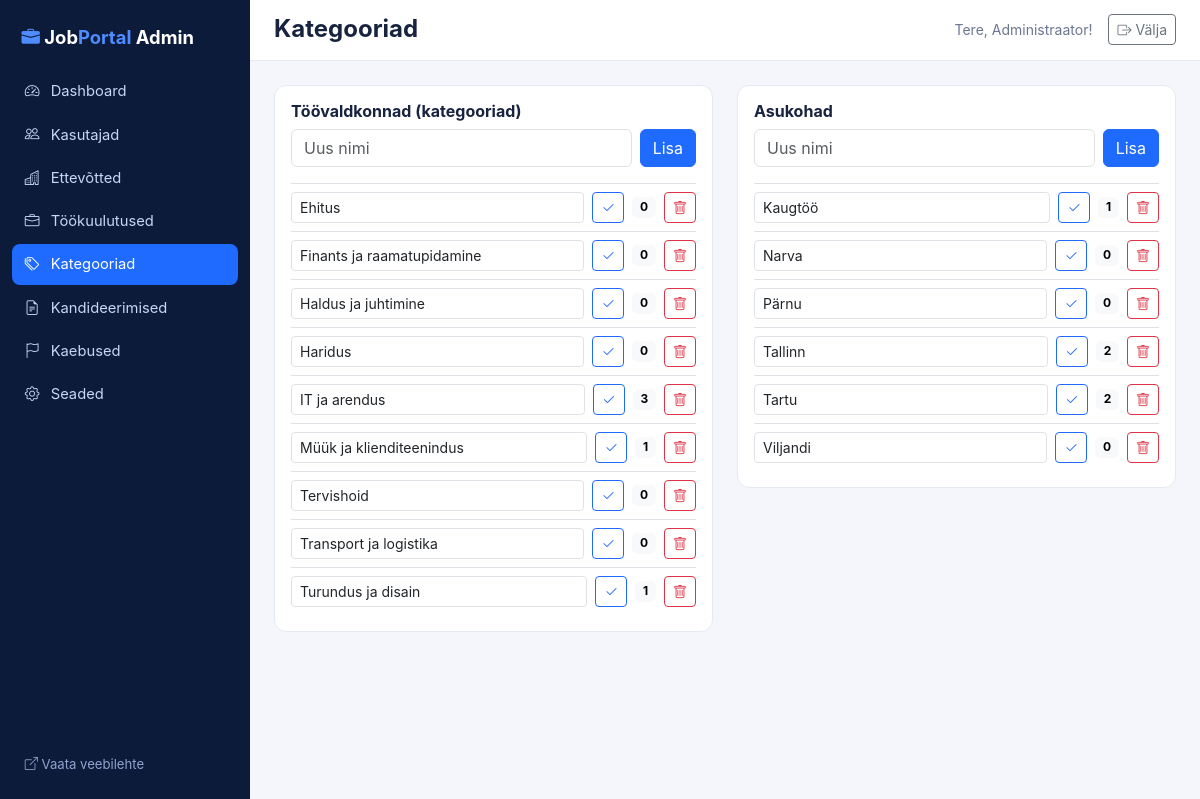
/jobportal_admin/index.php?page=categories (signed in), run on the app's committed database.
### tables this page shows
CREATE TABLE users (
  id INT UNSIGNED AUTO_INCREMENT PRIMARY KEY,
  name VARCHAR(120) NOT NULL,
  email VARCHAR(190) NOT NULL UNIQUE,
  password VARCHAR(255) NOT NULL,
  role ENUM('user','employer','admin') NOT NULL DEFAULT 'user',
  phone VARCHAR(40) NULL,
  city VARCHAR(80) NULL,
  about TEXT NULL,
  status ENUM('active','blocked') NOT NULL DEFAULT 'active',
  created_at TIMESTAMP NOT NULL DEFAULT CURRENT_TIMESTAMP
);

CREATE TABLE categories (
  id INT UNSIGNED AUTO_INCREMENT PRIMARY KEY,
  name VARCHAR(100) NOT NULL UNIQUE
);

CREATE TABLE job_locations (
  id INT UNSIGNED AUTO_INCREMENT PRIMARY KEY,
  name VARCHAR(100) NOT NULL UNIQUE
);

### inc/functions.php (called while the page is built, shortened)
<?php
function e($v): string
{
    return htmlspecialchars((string)$v, ENT_QUOTES, 'UTF-8');
}
function base_index(): string
{
    return defined('IS_ADMIN_APP') ? 'index.php' : 'index.php';
}
function url(string $page = 'start', array $params = []): string
{
    $q = ['page' => $page] + $params;
    return base_index() . '?' . http_build_query($q);
}
function front_url(string $page = 'start', array $params = []): string
{
    $prefix = defined('IS_ADMIN_APP') ? '../' : '';
    return $prefix . 'index.php?' . http_build_query(['page' => $page] + $params);
}
function asset(string $path): string
{
    $prefix = defined('IS_ADMIN_APP') ? '../' : '';
    return $prefix . 'public/' . ltrim($path, '/');
}
function current_user(): ?array
{
    static $user = false;
    if ($user === false) {
        $user = null;
        if (!empty($_SESSION['user_id'])) {
            $st = db()->prepare('SELECT * FROM users WHERE id = ?');
            $st->execute([$_SESSION['user_id']]);
            $u = $st->fetch();
            if ($u && $u['status'] === 'active') {
                $user = $u;
            } else {
                unset($_SESSION['user_id']);
            }
        }
    }
    return $user;
}
function render(string $view, array $data = [], string $layout = 'layout'): void
{
    $viewDir = defined('IS_ADMIN_APP') ? __DIR__ . '/../jobportal_admin/viewAdmin' : __DIR__ . '/../view';
    extract($data, EXTR_SKIP);
    require $viewDir . '/' . $view . '.php';
    $content = ob_get_clean();
    require $viewDir . '/' . $layout . '.php';
}

### jobportal_admin/controllerAdmin/AdminCategoryController.php (called while the page is built, shortened)
<?php
class AdminCategoryController
{
    public function index(): void
    {
        render('categories', [
            'title'      => 'Kategooriad',
            'categories' => AdminData::lookup('category'),
            'locations'  => AdminData::lookup('location'),
        ]);
    }
}

### jobportal_admin/index.php (called while the page is built, shortened)
<?php
require __DIR__ . '/../inc/database.php';
require __DIR__ . '/../inc/functions.php';
$routes = require __DIR__ . '/routeAdmin/routing.php';
$page = (string)($_GET['page'] ?? 'dashboard');
[$class, $method] = $routes[$page];
$opts = $routes[$page][2] ?? [];
if (empty($opts['public'])) {
    $u = current_user();
}
(new $class())->$method();

### inc/database.php (called while the page is built, shortened)
<?php
function db(): PDO
{
    static $pdo = null;
    if ($pdo === null) {
        $dsn = 'mysql:host=' . DB_HOST . ';dbname=' . DB_NAME . ';charset=utf8mb4';
        try {
            $pdo = new PDO($dsn, DB_USER, DB_PASS, [
                PDO::ATTR_ERRMODE            => PDO::ERRMODE_EXCEPTION,
                PDO::ATTR_DEFAULT_FETCH_MODE => PDO::FETCH_ASSOC,
                PDO::ATTR_EMULATE_PREPARES   => false,
            ]);
        } catch (PDOException $e) {
            http_response_code(500);
            $detail = getenv('APP_DEBUG') ? "\n\nPõhjus: " . $e->getMessage() . "\nHost: " . DB_HOST . ', andmebaas: ' . DB_NAME . ', kasutaja: ' . DB_USER : '';
            exit('Andmebaasiga ühendamine ebaõnnestus. Kontrolli inc/database.php seadeid ja impordi database.sql.' . $detail);
        }
    }
    return $pdo;
}

### jobportal_admin/modelAdmin/AdminData.php (called while the page is built, shortened)
<?php
class AdminData
{
    private static function all(string $sql, array $p = []): array
    {
        $st = db()->prepare($sql);
        $st->execute($p);
        return $st->fetchAll();
    }
    private static function table(string $type): string
    {
        return $type === 'location' ? 'job_locations' : 'categories';
    }
    public static function lookup(string $type): array
    {
        $t = self::table($type);
        $fk = $type === 'location' ? 'location_id' : 'category_id';
        return self::all("SELECT x.*, (SELECT COUNT(*) FROM jobs j WHERE j.$fk = x.id) AS uses FROM $t x ORDER BY x.name");
    }
}

### jobportal_admin/viewAdmin/categories.php (the view, shortened to what this page needs)
<?php
$blocks = ['category' => ['Töövaldkonnad (kategooriad)', $categories], 'location' => ['Asukohad', $locations]];
?>
<div class="row g-4">
<?php foreach ($blocks as $type => [$heading, $rows]): ?>
    <div class="col-lg-6"><div class="panel p-3">
        <h2 class="h6 fw-bold"><?= e($heading) ?></h2>
        <form method="post" action="<?= e(url('category_save')) ?>" class="d-flex gap-2 mb-3"><?= csrf_field() ?>
            <input name="name" class="form-control" placeholder="Uus nimi" required maxlength="100"><button class="btn btn-primary">Lisa</button></form>
        <?php foreach ($rows as $r): ?>
            <div class="d-flex gap-2 align-items-center border-top py-2">
                <form method="post" action="<?= e(url('category_save')) ?>" class="d-flex gap-2 flex-grow-1"><?= csrf_field() ?>
                    <input name="name" class="form-control form-control-sm" value="<?= e($r['name']) ?>" required maxlength="100">
                    <button class="btn btn-sm btn-outline-primary" title="Salvesta"><i class="bi bi-check2"></i></button></form>
                <span class="badge text-bg-light" title="Kasutusi kuulutustes"><?= (int)$r['uses'] ?></span>
                <form method="post" action="<?= e(url('category_delete')) ?>" onsubmit="return confirm('Kustutan? Kuulutustes jääb väli tühjaks.')"><?= csrf_field() ?>
                    <button class="btn btn-sm btn-outline-danger"><i class="bi bi-trash"></i></button></form>
            </div>
        <?php endforeach; ?>
    </div></div>
<?php endforeach; ?>
</div>

### jobportal_admin/viewAdmin/layout.php (shortened to what this page needs)
<?php
$cur = $_GET['page'] ?? 'dashboard';
$me = current_user();
$items = [
    ['dashboard', 'speedometer2', 'Dashboard'],
    ['users', 'people', 'Kasutajad'],
    ['companies', 'buildings', 'Ettevõtted'],
    ['jobs', 'briefcase', 'Töökuulutused'],
    ['categories', 'tags', 'Kategooriad'],
    ['applications', 'file-earmark-text', 'Kandideerimised'],
    ['reports', 'flag', 'Kaebused'],
    ['settings', 'gear', 'Seaded'],
];
?>
<!DOCTYPE html>
<html lang="et">
<head>
    <link href="https://cdn.jsdelivr.net/npm/bootstrap@5.3.3/dist/css/bootstrap.min.css" rel="stylesheet">
    <link href="https://cdn.jsdelivr.net/npm/bootstrap-icons@1.11.3/font/bootstrap-icons.min.css" rel="stylesheet">
    <link href="<?= e(asset('css/style.css')) ?>" rel="stylesheet">
    <link href="public/css/admin.css" rel="stylesheet">
</head>
<body>
<div class="admin-wrap">
    <aside class="admin-side">
        <a class="admin-brand" href="<?= e(url('dashboard')) ?>"><i class="bi bi-briefcase-fill"></i> Job<span>Portal</span> Admin</a>
        <nav>
            <?php foreach ($items as [$p, $icon, $label]): ?>
                <a href="<?= e(url($p)) ?>" class="<?= $cur === $p ? 'active' : '' ?>"><i class="bi bi-<?= $icon ?>"></i> <?= e($label) ?></a>
            <?php endforeach; ?>
        </nav>
        <a class="back-link" href="<?= e(front_url('start')) ?>"><i class="bi bi-box-arrow-up-right"></i> Vaata veebilehte</a>
    </aside>
    <div class="admin-main">
        <header class="admin-top">
            <h1 class="h4 fw-bold mb-0"><?= e($title ?? '') ?></h1>
            <div class="d-flex align-items-center gap-3">
                <span class="text-muted small">Tere, <?= e($me['name'] ?? 'admin') ?>!</span>
                <form method="post" action="<?= e(url('logout')) ?>"><?= csrf_field() ?><button class="btn btn-sm btn-outline-secondary"><i class="bi bi-box-arrow-right"></i> Välja</button></form>
            </div>
        </header>
        <div class="admin-content">
            <?= $content ?>
        </div>
    </div>
</div>
</body>
</html>

### public/css/style.css (style rules this page uses)
:root { --jp-navy: #0d1b3a; --jp-navy-2: #14284f; --jp-blue: #1f6bff; --jp-bg: #f4f6fb; --jp-border: #e5e9f2; --jp-text: #18233f; --jp-muted: #6b7690; --bs-primary: #1f6bff; --bs-primary-rgb: 31, 107, 255; --bs-link-color: #1f6bff; }
body { background: var(--jp-bg); color: var(--jp-text); font-family: "Inter", system-ui, -apple-system, "Segoe UI", Roboto, sans-serif; min-height: 100vh; display: flex; flex-direction: column; }
body > * { flex-shrink: 0; }
.btn-primary { --bs-btn-bg: var(--jp-blue); --bs-btn-border-color: var(--jp-blue); --bs-btn-hover-bg: #1557d4; --bs-btn-hover-border-color: #1557d4; }
.btn-outline-primary { --bs-btn-color: var(--jp-blue); --bs-btn-border-color: var(--jp-blue); --bs-btn-hover-bg: var(--jp-blue); }
.text-muted { color: var(--jp-muted) !important; }
.info-box, .filter-box, .panel { background: #fff; border: 1px solid var(--jp-border); border-radius: 12px; }

### jobportal_admin/public/css/admin.css (style rules this page uses)
.admin-wrap { display: flex; min-height: 100vh; }
.admin-side { width: 250px; background: #0d1b3a; color: #c9d6f2; padding: 1rem .75rem; display: flex; flex-direction: column; flex-shrink: 0; position: sticky; top: 0; height: 100vh; }
.admin-brand { color: #fff; font-weight: 700; font-size: 1.15rem; text-decoration: none; padding: .5rem .6rem 1.2rem; }
.admin-brand i, .admin-brand span { color: #4d8dff; }
.admin-side nav { display: flex; flex-direction: column; gap: 2px; flex: 1; }
.admin-side nav a { color: #c9d6f2; text-decoration: none; padding: .6rem .8rem; border-radius: 8px; font-size: .92rem; display: flex; gap: .7rem; align-items: center; }
.admin-side nav a.active { background: #1f6bff; color: #fff; }
.admin-side .back-link { color: #8fa3cf; font-size: .82rem; text-decoration: none; padding: .6rem .8rem; }
.admin-main { flex: 1; min-width: 0; }
.admin-top { background: #fff; border-bottom: 1px solid #e5e9f2; padding: .9rem 1.5rem; display: flex; justify-content: space-between; align-items: center; }
.admin-content { padding: 1.5rem; }

### data on the page
users: name "Administraator"
categories: name "Ehitus", uses "0"
categories: name "Finants ja raamatupidamine", uses "0"
categories: name "Haldus ja juhtimine", uses "0"
categories: name "Haridus", uses "0"
categories: name "IT ja arendus", uses "3"
categories: name "Müük ja klienditeenindus", uses "1"
categories: name "Tervishoid", uses "0"
categories: name "Transport ja logistika", uses "0"
categories: name "Turundus ja disain", uses "1"
job_locations: name "Kaugtöö", uses "1"
job_locations: name "Narva", uses "0"
job_locations: name "Pärnu", uses "0"
job_locations: name "Tallinn", uses "2"
job_locations: name "Tartu", uses "2"
job_locations: name "Viljandi", uses "0"

### other printed values
$label "Dashboard"
$label "Kasutajad"
$label "Ettevõtted"
$label "Töökuulutused"
$label "Kategooriad"
$label "Kandideerimised"
$label "Kaebused"
$label "Seaded"
$title "Kategooriad"
$heading "Töövaldkonnad (kategooriad)"
$heading "Asukohad"
